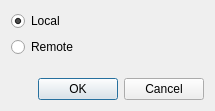
<?xml version="1.0" encoding="UTF-8"?>
<ui version="4.0">
 <class>MatGui::LibraryType</class>
 <widget class="QDialog" name="MatGui::LibraryType">
  <property name="geometry">
   <rect>
    <x>0</x>
    <y>0</y>
    <width>215</width>
    <height>111</height>
   </rect>
  </property>
  <property name="sizePolicy">
   <sizepolicy hsizetype="Minimum" vsizetype="Minimum">
    <horstretch>0</horstretch>
    <verstretch>0</verstretch>
   </sizepolicy>
  </property>
  <property name="windowTitle">
   <string>Library Type</string>
  </property>
  <layout class="QVBoxLayout" name="verticalLayout">
   <item>
    <widget class="QRadioButton" name="radioLocal">
     <property name="text">
      <string>Local</string>
     </property>
     <property name="checked">
      <bool>true</bool>
     </property>
    </widget>
   </item>
   <item>
    <widget class="QRadioButton" name="radioRemote">
     <property name="text">
      <string>Remote</string>
     </property>
    </widget>
   </item>
   <item>
    <spacer name="verticalSpacer">
     <property name="orientation">
      <enum>Qt::Vertical</enum>
     </property>
     <property name="sizeHint" stdset="0">
      <size>
       <width>20</width>
       <height>0</height>
      </size>
     </property>
    </spacer>
   </item>
   <item>
    <widget class="QDialogButtonBox" name="standardButtons">
     <property name="orientation">
      <enum>Qt::Horizontal</enum>
     </property>
     <property name="standardButtons">
      <set>QDialogButtonBox::Cancel|QDialogButtonBox::Ok</set>
     </property>
    </widget>
   </item>
  </layout>
 </widget>
 <resources/>
 <connections>
  <connection>
   <sender>standardButtons</sender>
   <signal>accepted()</signal>
   <receiver>MatGui::LibraryType</receiver>
   <slot>accept()</slot>
   <hints>
    <hint type="sourcelabel">
     <x>248</x>
     <y>254</y>
    </hint>
    <hint type="destinationlabel">
     <x>157</x>
     <y>274</y>
    </hint>
   </hints>
  </connection>
  <connection>
   <sender>standardButtons</sender>
   <signal>rejected()</signal>
   <receiver>MatGui::LibraryType</receiver>
   <slot>reject()</slot>
   <hints>
    <hint type="sourcelabel">
     <x>316</x>
     <y>260</y>
    </hint>
    <hint type="destinationlabel">
     <x>286</x>
     <y>274</y>
    </hint>
   </hints>
  </connection>
 </connections>
</ui>
